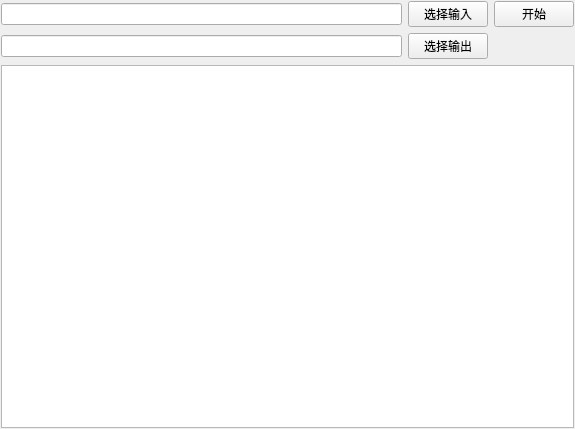
<?xml version="1.0" encoding="UTF-8"?>
<ui version="4.0">
 <class>Widget</class>
 <widget class="QWidget" name="Widget">
  <property name="geometry">
   <rect>
    <x>0</x>
    <y>0</y>
    <width>575</width>
    <height>429</height>
   </rect>
  </property>
  <property name="windowTitle">
   <string>Widget</string>
  </property>
  <layout class="QGridLayout" name="gridLayout_2">
   <property name="leftMargin">
    <number>1</number>
   </property>
   <property name="topMargin">
    <number>1</number>
   </property>
   <property name="rightMargin">
    <number>1</number>
   </property>
   <property name="bottomMargin">
    <number>1</number>
   </property>
   <item row="0" column="0">
    <layout class="QGridLayout" name="gridLayout">
     <item row="0" column="0">
      <widget class="QLineEdit" name="line_fileIn"/>
     </item>
     <item row="0" column="1">
      <widget class="QPushButton" name="but_in">
       <property name="text">
        <string>选择输入</string>
       </property>
      </widget>
     </item>
     <item row="0" column="2">
      <widget class="QPushButton" name="but_start">
       <property name="text">
        <string>开始</string>
       </property>
      </widget>
     </item>
     <item row="1" column="0">
      <widget class="QLineEdit" name="line_fileOut"/>
     </item>
     <item row="1" column="1">
      <widget class="QPushButton" name="but_out">
       <property name="text">
        <string>选择输出</string>
       </property>
      </widget>
     </item>
    </layout>
   </item>
   <item row="1" column="0">
    <widget class="QTextEdit" name="textEdit">
     <property name="styleSheet">
      <string notr="true">font: 12pt &quot;黑体&quot;;</string>
     </property>
    </widget>
   </item>
  </layout>
 </widget>
 <resources/>
 <connections/>
</ui>
